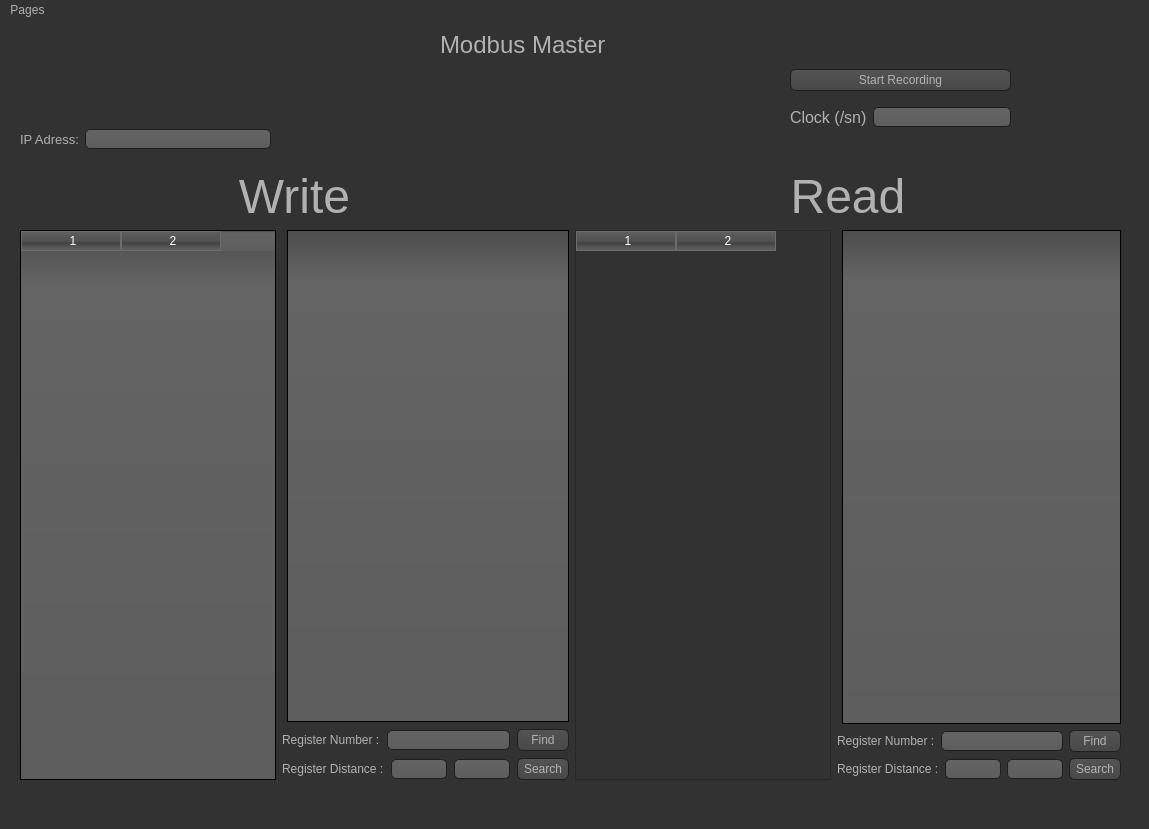
<?xml version="1.0" encoding="UTF-8"?>
<ui version="4.0">
 <class>MainWindow</class>
 <widget class="QMainWindow" name="MainWindow">
  <property name="geometry">
   <rect>
    <x>0</x>
    <y>0</y>
    <width>1149</width>
    <height>829</height>
   </rect>
  </property>
  <property name="windowTitle">
   <string>MainWindow</string>
  </property>
  <property name="styleSheet">
   <string notr="true">QToolTip
{
     border: 1px solid black;
     background-color: #ffa02f;
     padding: 1px;
     border-radius: 3px;
     opacity: 100;
}

QWidget
{
    color: #b1b1b1;
    background-color: #323232;
}

QTreeView, QListView
{
    background-color: silver;
    margin-left: 5px;
}

QWidget:item:hover
{
    background-color: QLinearGradient( x1: 0, y1: 0, x2: 0, y2: 1, stop: 0 #ffa02f, stop: 1 #ca0619);
    color: #000000;
}

QWidget:item:selected
{
    background-color: QLinearGradient( x1: 0, y1: 0, x2: 0, y2: 1, stop: 0 #ffa02f, stop: 1 #d7801a);
}

QMenuBar::item
{
    background: transparent;
}

QMenuBar::item:selected
{
    background: transparent;
    border: 1px solid #ffaa00;
}

QMenuBar::item:pressed
{
    background: #444;
    border: 1px solid #000;
    background-color: QLinearGradient(
        x1:0, y1:0,
        x2:0, y2:1,
        stop:1 #212121,
        stop:0.4 #343434/*,
        stop:0.2 #343434,
        stop:0.1 #ffaa00*/
    );
    margin-bottom:-1px;
    padding-bottom:1px;
}

QMenu
{
    border: 1px solid #000;
}

QMenu::item
{
    padding: 2px 20px 2px 20px;
}

QMenu::item:selected
{
    color: #000000;
}

QWidget:disabled
{
    color: #808080;
    background-color: #323232;
}

QAbstractItemView
{
    background-color: QLinearGradient( x1: 0, y1: 0, x2: 0, y2: 1, stop: 0 #4d4d4d, stop: 0.1 #646464, stop: 1 #5d5d5d);
}

QWidget:focus
{
    /*border: 1px solid darkgray;*/
}

QLineEdit
{
    background-color: QLinearGradient( x1: 0, y1: 0, x2: 0, y2: 1, stop: 0 #4d4d4d, stop: 0 #646464, stop: 1 #5d5d5d);
    padding: 1px;
    border-style: solid;
    border: 1px solid #1e1e1e;
    border-radius: 5;
}

QPushButton
{
    color: #b1b1b1;
    background-color: QLinearGradient( x1: 0, y1: 0, x2: 0, y2: 1, stop: 0 #565656, stop: 0.1 #525252, stop: 0.5 #4e4e4e, stop: 0.9 #4a4a4a, stop: 1 #464646);
    border-width: 1px;
    border-color: #1e1e1e;
    border-style: solid;
    border-radius: 6;
    padding: 3px;
    font-size: 12px;
    padding-left: 5px;
    padding-right: 5px;
    min-width: 40px;
}

QPushButton:pressed
{
    background-color: QLinearGradient( x1: 0, y1: 0, x2: 0, y2: 1, stop: 0 #2d2d2d, stop: 0.1 #2b2b2b, stop: 0.5 #292929, stop: 0.9 #282828, stop: 1 #252525);
}

QComboBox
{
    selection-background-color: #ffaa00;
    background-color: QLinearGradient( x1: 0, y1: 0, x2: 0, y2: 1, stop: 0 #565656, stop: 0.1 #525252, stop: 0.5 #4e4e4e, stop: 0.9 #4a4a4a, stop: 1 #464646);
    border-style: solid;
    border: 1px solid #1e1e1e;
    border-radius: 5;
}

QComboBox:hover,QPushButton:hover
{
    border: 2px solid QLinearGradient( x1: 0, y1: 0, x2: 0, y2: 1, stop: 0 #ffa02f, stop: 1 #d7801a);
}


QComboBox:on
{
    padding-top: 3px;
    padding-left: 4px;
    background-color: QLinearGradient( x1: 0, y1: 0, x2: 0, y2: 1, stop: 0 #2d2d2d, stop: 0.1 #2b2b2b, stop: 0.5 #292929, stop: 0.9 #282828, stop: 1 #252525);
    selection-background-color: #ffaa00;
}

QComboBox QAbstractItemView
{
    border: 2px solid darkgray;
    selection-background-color: QLinearGradient( x1: 0, y1: 0, x2: 0, y2: 1, stop: 0 #ffa02f, stop: 1 #d7801a);
}

QComboBox::drop-down
{
     subcontrol-origin: padding;
     subcontrol-position: top right;
     width: 15px;

     border-left-width: 0px;
     border-left-color: darkgray;
     border-left-style: solid; /* just a single line */
     border-top-right-radius: 3px; /* same radius as the QComboBox */
     border-bottom-right-radius: 3px;
 }

QComboBox::down-arrow
{
     image: url(:/dark_orange/img/down_arrow.png);
}

QGroupBox
{
    border: 1px solid darkgray;
    margin-top: 10px;
}

QGroupBox:focus
{
    border: 1px solid darkgray;
}

QTextEdit:focus
{
    border: 1px solid darkgray;
}

QScrollBar:horizontal {
     border: 1px solid #222222;
     background: QLinearGradient( x1: 0, y1: 0, x2: 0, y2: 1, stop: 0.0 #121212, stop: 0.2 #282828, stop: 1 #484848);
     height: 7px;
     margin: 0px 16px 0 16px;
}

QScrollBar::handle:horizontal
{
      background: QLinearGradient( x1: 0, y1: 0, x2: 1, y2: 0, stop: 0 #ffa02f, stop: 0.5 #d7801a, stop: 1 #ffa02f);
      min-height: 20px;
      border-radius: 2px;
}

QScrollBar::add-line:horizontal {
      border: 1px solid #1b1b19;
      border-radius: 2px;
      background: QLinearGradient( x1: 0, y1: 0, x2: 1, y2: 0, stop: 0 #ffa02f, stop: 1 #d7801a);
      width: 14px;
      subcontrol-position: right;
      subcontrol-origin: margin;
}

QScrollBar::sub-line:horizontal {
      border: 1px solid #1b1b19;
      border-radius: 2px;
      background: QLinearGradient( x1: 0, y1: 0, x2: 1, y2: 0, stop: 0 #ffa02f, stop: 1 #d7801a);
      width: 14px;
     subcontrol-position: left;
     subcontrol-origin: margin;
}

QScrollBar::right-arrow:horizontal, QScrollBar::left-arrow:horizontal
{
      border: 1px solid black;
      width: 1px;
      height: 1px;
      background: white;
}

QScrollBar::add-page:horizontal, QScrollBar::sub-page:horizontal
{
      background: none;
}

QScrollBar:vertical
{
      background: QLinearGradient( x1: 0, y1: 0, x2: 1, y2: 0, stop: 0.0 #121212, stop: 0.2 #282828, stop: 1 #484848);
      width: 7px;
      margin: 16px 0 16px 0;
      border: 1px solid #222222;
}

QScrollBar::handle:vertical
{
      background: QLinearGradient( x1: 0, y1: 0, x2: 0, y2: 1, stop: 0 #ffa02f, stop: 0.5 #d7801a, stop: 1 #ffa02f);
      min-height: 20px;
      border-radius: 2px;
}

QScrollBar::add-line:vertical
{
      border: 1px solid #1b1b19;
      border-radius: 2px;
      background: QLinearGradient( x1: 0, y1: 0, x2: 0, y2: 1, stop: 0 #ffa02f, stop: 1 #d7801a);
      height: 14px;
      subcontrol-position: bottom;
      subcontrol-origin: margin;
}

QScrollBar::sub-line:vertical
{
      border: 1px solid #1b1b19;
      border-radius: 2px;
      background: QLinearGradient( x1: 0, y1: 0, x2: 0, y2: 1, stop: 0 #d7801a, stop: 1 #ffa02f);
      height: 14px;
      subcontrol-position: top;
      subcontrol-origin: margin;
}

QScrollBar::up-arrow:vertical, QScrollBar::down-arrow:vertical
{
      border: 1px solid black;
      width: 1px;
      height: 1px;
      background: white;
}


QScrollBar::add-page:vertical, QScrollBar::sub-page:vertical
{
      background: none;
}

QTextEdit
{
    background-color: #242424;
}

QPlainTextEdit
{
    background-color: #242424;
}

QHeaderView::section
{
    background-color: QLinearGradient(x1:0, y1:0, x2:0, y2:1, stop:0 #616161, stop: 0.5 #505050, stop: 0.6 #434343, stop:1 #656565);
    color: white;
    padding-left: 4px;
    border: 1px solid #6c6c6c;
}

QCheckBox:disabled
{
color: #414141;
}

QDockWidget::title
{
    text-align: center;
    spacing: 3px; /* spacing between items in the tool bar */
    background-color: QLinearGradient(x1:0, y1:0, x2:0, y2:1, stop:0 #323232, stop: 0.5 #242424, stop:1 #323232);
}

QDockWidget::close-button, QDockWidget::float-button
{
    text-align: center;
    spacing: 1px; /* spacing between items in the tool bar */
    background-color: QLinearGradient(x1:0, y1:0, x2:0, y2:1, stop:0 #323232, stop: 0.5 #242424, stop:1 #323232);
}

QDockWidget::close-button:hover, QDockWidget::float-button:hover
{
    background: #242424;
}

QDockWidget::close-button:pressed, QDockWidget::float-button:pressed
{
    padding: 1px -1px -1px 1px;
}

QMainWindow::separator
{
    background-color: QLinearGradient(x1:0, y1:0, x2:0, y2:1, stop:0 #161616, stop: 0.5 #151515, stop: 0.6 #212121, stop:1 #343434);
    color: white;
    padding-left: 4px;
    border: 1px solid #4c4c4c;
    spacing: 3px; /* spacing between items in the tool bar */
}

QMainWindow::separator:hover
{

    background-color: QLinearGradient(x1:0, y1:0, x2:0, y2:1, stop:0 #d7801a, stop:0.5 #b56c17 stop:1 #ffa02f);
    color: white;
    padding-left: 4px;
    border: 1px solid #6c6c6c;
    spacing: 3px; /* spacing between items in the tool bar */
}

QToolBar::handle
{
     spacing: 3px; /* spacing between items in the tool bar */
     background: url(:/dark_orange/img/handle.png);
}

QMenu::separator
{
    height: 2px;
    background-color: QLinearGradient(x1:0, y1:0, x2:0, y2:1, stop:0 #161616, stop: 0.5 #151515, stop: 0.6 #212121, stop:1 #343434);
    color: white;
    padding-left: 4px;
    margin-left: 10px;
    margin-right: 5px;
}

QProgressBar
{
    border: 2px solid grey;
    border-radius: 5px;
    text-align: center;
}

QProgressBar::chunk
{
    background-color: #d7801a;
    width: 2.15px;
    margin: 0.5px;
}

QTabBar::tab {
    color: #b1b1b1;
    border: 1px solid #444;
    border-bottom-style: none;
    background-color: #323232;
    padding-left: 10px;
    padding-right: 10px;
    padding-top: 3px;
    padding-bottom: 2px;
    margin-right: -1px;
}

QTabWidget::pane {
    border: 1px solid #444;
    top: 1px;
}

QTabBar::tab:last
{
    margin-right: 0; /* the last selected tab has nothing to overlap with on the right */
    border-top-right-radius: 3px;
}

QTabBar::tab:first:!selected
{
 margin-left: 0px; /* the last selected tab has nothing to overlap with on the right */


    border-top-left-radius: 3px;
}

QTabBar::tab:!selected
{
    color: #b1b1b1;
    border-bottom-style: solid;
    margin-top: 3px;
    background-color: QLinearGradient(x1:0, y1:0, x2:0, y2:1, stop:1 #212121, stop:.4 #343434);
}

QTabBar::tab:selected
{
    border-top-left-radius: 3px;
    border-top-right-radius: 3px;
    margin-bottom: 0px;
}

QTabBar::tab:!selected:hover
{
    /*border-top: 2px solid #ffaa00;
    padding-bottom: 3px;*/
    border-top-left-radius: 3px;
    border-top-right-radius: 3px;
    background-color: QLinearGradient(x1:0, y1:0, x2:0, y2:1, stop:1 #212121, stop:0.4 #343434, stop:0.2 #343434, stop:0.1 #ffaa00);
}

QRadioButton::indicator:checked, QRadioButton::indicator:unchecked{
    color: #b1b1b1;
    background-color: #323232;
    border: 1px solid #b1b1b1;
    border-radius: 6px;
}

QRadioButton::indicator:checked
{
    background-color: qradialgradient(
        cx: 0.5, cy: 0.5,
        fx: 0.5, fy: 0.5,
        radius: 1.0,
        stop: 0.25 #ffaa00,
        stop: 0.3 #323232
    );
}

QCheckBox::indicator{
    color: #b1b1b1;
    background-color: #323232;
    border: 1px solid #b1b1b1;
    width: 9px;
    height: 9px;
}

QRadioButton::indicator
{
    border-radius: 6px;
}

QRadioButton::indicator:hover, QCheckBox::indicator:hover
{
    border: 1px solid #ffaa00;
}

QCheckBox::indicator:checked
{
    image:url(:/dark_orange/img/checkbox.png);
}

QCheckBox::indicator:disabled, QRadioButton::indicator:disabled
{
    border: 1px solid #444;
}


QSlider::groove:horizontal {
    border: 1px solid #3A3939;
    height: 8px;
    background: #201F1F;
    margin: 2px 0;
    border-radius: 2px;
}

QSlider::handle:horizontal {
    background: QLinearGradient( x1: 0, y1: 0, x2: 0, y2: 1,
      stop: 0.0 silver, stop: 0.2 #a8a8a8, stop: 1 #727272);
    border: 1px solid #3A3939;
    width: 14px;
    height: 14px;
    margin: -4px 0;
    border-radius: 2px;
}

QSlider::groove:vertical {
    border: 1px solid #3A3939;
    width: 8px;
    background: #201F1F;
    margin: 0 0px;
    border-radius: 2px;
}

QSlider::handle:vertical {
    background: QLinearGradient( x1: 0, y1: 0, x2: 0, y2: 1, stop: 0.0 silver,
      stop: 0.2 #a8a8a8, stop: 1 #727272);
    border: 1px solid #3A3939;
    width: 14px;
    height: 14px;
    margin: 0 -4px;
    border-radius: 2px;
}

QAbstractSpinBox {
    padding-top: 2px;
    padding-bottom: 2px;
    border: 1px solid darkgray;

    border-radius: 2px;
    min-width: 50px;
}
</string>
  </property>
  <widget class="QWidget" name="centralwidget">
   <widget class="QWidget" name="horizontalLayoutWidget">
    <property name="geometry">
     <rect>
      <x>20</x>
      <y>90</y>
      <width>251</width>
      <height>61</height>
     </rect>
    </property>
    <layout class="QHBoxLayout" name="horizontalLayout">
     <item>
      <widget class="QLabel" name="label">
       <property name="font">
        <font>
         <pointsize>10</pointsize>
        </font>
       </property>
       <property name="text">
        <string>IP Adress:</string>
       </property>
      </widget>
     </item>
     <item>
      <widget class="QLineEdit" name="_lneIp"/>
     </item>
    </layout>
   </widget>
   <widget class="QLabel" name="label_2">
    <property name="geometry">
     <rect>
      <x>440</x>
      <y>0</y>
      <width>211</width>
      <height>51</height>
     </rect>
    </property>
    <property name="font">
     <font>
      <pointsize>18</pointsize>
     </font>
    </property>
    <property name="text">
     <string>Modbus Master</string>
    </property>
   </widget>
   <widget class="QWidget" name="horizontalLayoutWidget_2">
    <property name="geometry">
     <rect>
      <x>20</x>
      <y>150</y>
      <width>1101</width>
      <height>611</height>
     </rect>
    </property>
    <layout class="QHBoxLayout" name="horizontalLayout_6">
     <item>
      <layout class="QVBoxLayout" name="verticalLayout_2">
       <item>
        <widget class="QLabel" name="label_4">
         <property name="font">
          <font>
           <pointsize>36</pointsize>
          </font>
         </property>
         <property name="text">
          <string>Write</string>
         </property>
         <property name="alignment">
          <set>Qt::AlignCenter</set>
         </property>
        </widget>
       </item>
       <item>
        <layout class="QHBoxLayout" name="horizontalLayout_3">
         <item>
          <widget class="QTableWidget" name="_tableWrite">
           <property name="sizePolicy">
            <sizepolicy hsizetype="Minimum" vsizetype="Expanding">
             <horstretch>0</horstretch>
             <verstretch>0</verstretch>
            </sizepolicy>
           </property>
           <property name="rowCount">
            <number>0</number>
           </property>
           <property name="columnCount">
            <number>2</number>
           </property>
           <column/>
           <column/>
          </widget>
         </item>
         <item>
          <layout class="QVBoxLayout" name="verticalLayout">
           <property name="spacing">
            <number>7</number>
           </property>
           <item>
            <widget class="QListWidget" name="_lstWrite">
             <property name="dragDropMode">
              <enum>QAbstractItemView::DragDrop</enum>
             </property>
             <property name="defaultDropAction">
              <enum>Qt::MoveAction</enum>
             </property>
            </widget>
           </item>
           <item>
            <layout class="QHBoxLayout" name="horizontalLayout_2">
             <item>
              <widget class="QLabel" name="label_3">
               <property name="text">
                <string>Register Number :</string>
               </property>
              </widget>
             </item>
             <item>
              <widget class="QLineEdit" name="lne_registerNW"/>
             </item>
             <item>
              <widget class="QPushButton" name="btn_Find">
               <property name="text">
                <string>Find</string>
               </property>
              </widget>
             </item>
            </layout>
           </item>
           <item>
            <layout class="QHBoxLayout" name="horizontalLayout_7">
             <item>
              <widget class="QLabel" name="label_7">
               <property name="text">
                <string>Register Distance :</string>
               </property>
              </widget>
             </item>
             <item>
              <widget class="QLineEdit" name="lineEdit_4">
               <property name="sizePolicy">
                <sizepolicy hsizetype="Maximum" vsizetype="Fixed">
                 <horstretch>0</horstretch>
                 <verstretch>0</verstretch>
                </sizepolicy>
               </property>
              </widget>
             </item>
             <item>
              <widget class="QLineEdit" name="lineEdit_5">
               <property name="sizePolicy">
                <sizepolicy hsizetype="Maximum" vsizetype="Fixed">
                 <horstretch>0</horstretch>
                 <verstretch>0</verstretch>
                </sizepolicy>
               </property>
              </widget>
             </item>
             <item>
              <widget class="QPushButton" name="pushButton_3">
               <property name="text">
                <string>Search</string>
               </property>
              </widget>
             </item>
            </layout>
           </item>
          </layout>
         </item>
        </layout>
       </item>
      </layout>
     </item>
     <item>
      <layout class="QVBoxLayout" name="verticalLayout_3">
       <item>
        <widget class="QLabel" name="label_5">
         <property name="font">
          <font>
           <pointsize>36</pointsize>
          </font>
         </property>
         <property name="text">
          <string>Read</string>
         </property>
         <property name="alignment">
          <set>Qt::AlignCenter</set>
         </property>
        </widget>
       </item>
       <item>
        <layout class="QHBoxLayout" name="horizontalLayout_4">
         <item>
          <widget class="QTableWidget" name="_tableRead">
           <property name="enabled">
            <bool>false</bool>
           </property>
           <property name="sizePolicy">
            <sizepolicy hsizetype="Minimum" vsizetype="Expanding">
             <horstretch>0</horstretch>
             <verstretch>0</verstretch>
            </sizepolicy>
           </property>
           <property name="columnCount">
            <number>2</number>
           </property>
           <column/>
           <column/>
          </widget>
         </item>
         <item>
          <layout class="QVBoxLayout" name="verticalLayout_4">
           <item>
            <widget class="QListWidget" name="_lstRead">
             <property name="dragDropMode">
              <enum>QAbstractItemView::DragDrop</enum>
             </property>
             <property name="defaultDropAction">
              <enum>Qt::MoveAction</enum>
             </property>
            </widget>
           </item>
           <item>
            <layout class="QHBoxLayout" name="horizontalLayout_5">
             <item>
              <widget class="QLabel" name="label_6">
               <property name="text">
                <string>Register Number :</string>
               </property>
              </widget>
             </item>
             <item>
              <widget class="QLineEdit" name="lineEdit_3"/>
             </item>
             <item>
              <widget class="QPushButton" name="pushButton_2">
               <property name="text">
                <string>Find</string>
               </property>
              </widget>
             </item>
            </layout>
           </item>
           <item>
            <layout class="QHBoxLayout" name="horizontalLayout_8">
             <item>
              <widget class="QLabel" name="label_8">
               <property name="text">
                <string>Register Distance :</string>
               </property>
              </widget>
             </item>
             <item>
              <widget class="QLineEdit" name="lineEdit_6"/>
             </item>
             <item>
              <widget class="QLineEdit" name="lineEdit_7"/>
             </item>
             <item>
              <widget class="QPushButton" name="pushButton_4">
               <property name="text">
                <string>Search</string>
               </property>
              </widget>
             </item>
            </layout>
           </item>
          </layout>
         </item>
        </layout>
       </item>
      </layout>
     </item>
    </layout>
   </widget>
   <widget class="QWidget" name="verticalLayoutWidget">
    <property name="geometry">
     <rect>
      <x>790</x>
      <y>40</y>
      <width>221</width>
      <height>80</height>
     </rect>
    </property>
    <layout class="QVBoxLayout" name="verticalLayout_5">
     <item>
      <layout class="QHBoxLayout" name="horizontalLayout_9">
       <item>
        <widget class="QPushButton" name="pushButton">
         <property name="text">
          <string>Start Recording</string>
         </property>
        </widget>
       </item>
      </layout>
     </item>
     <item>
      <layout class="QHBoxLayout" name="horizontalLayout_10">
       <item>
        <widget class="QLabel" name="label_10">
         <property name="font">
          <font>
           <pointsize>12</pointsize>
          </font>
         </property>
         <property name="text">
          <string>Clock (/sn)</string>
         </property>
        </widget>
       </item>
       <item>
        <widget class="QLineEdit" name="lineEdit"/>
       </item>
      </layout>
     </item>
    </layout>
   </widget>
  </widget>
  <widget class="QMenuBar" name="menubar">
   <property name="geometry">
    <rect>
     <x>0</x>
     <y>0</y>
     <width>1149</width>
     <height>26</height>
    </rect>
   </property>
   <widget class="QMenu" name="menuPages">
    <property name="title">
     <string>Pages</string>
    </property>
    <addaction name="actionRecording_Registers"/>
    <addaction name="actionNew_Registers"/>
   </widget>
   <addaction name="menuPages"/>
  </widget>
  <widget class="QStatusBar" name="statusbar"/>
  <action name="actionRecording_Registers">
   <property name="text">
    <string>Recording Registers</string>
   </property>
  </action>
  <action name="actionNew_Registers">
   <property name="text">
    <string>New Registers</string>
   </property>
  </action>
 </widget>
 <resources/>
 <connections/>
</ui>
